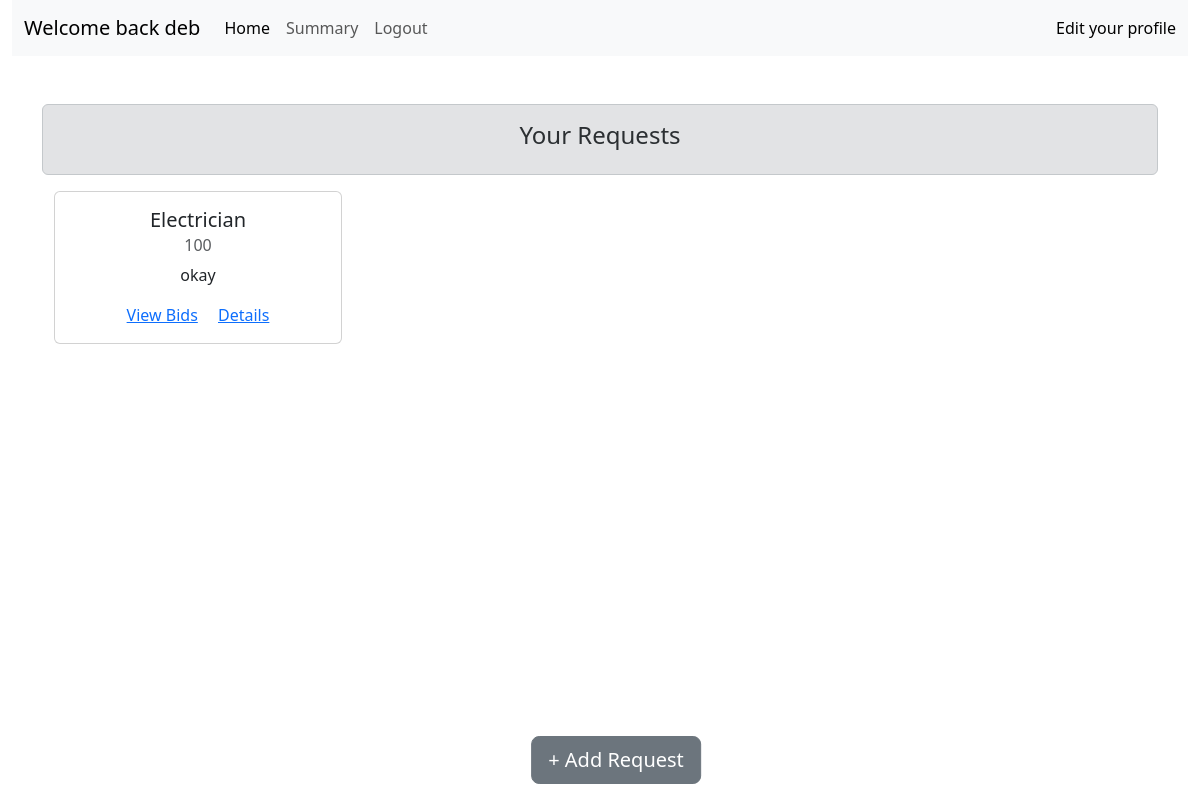
Page /consumer_dashboard (signed in) on the earlier database version.
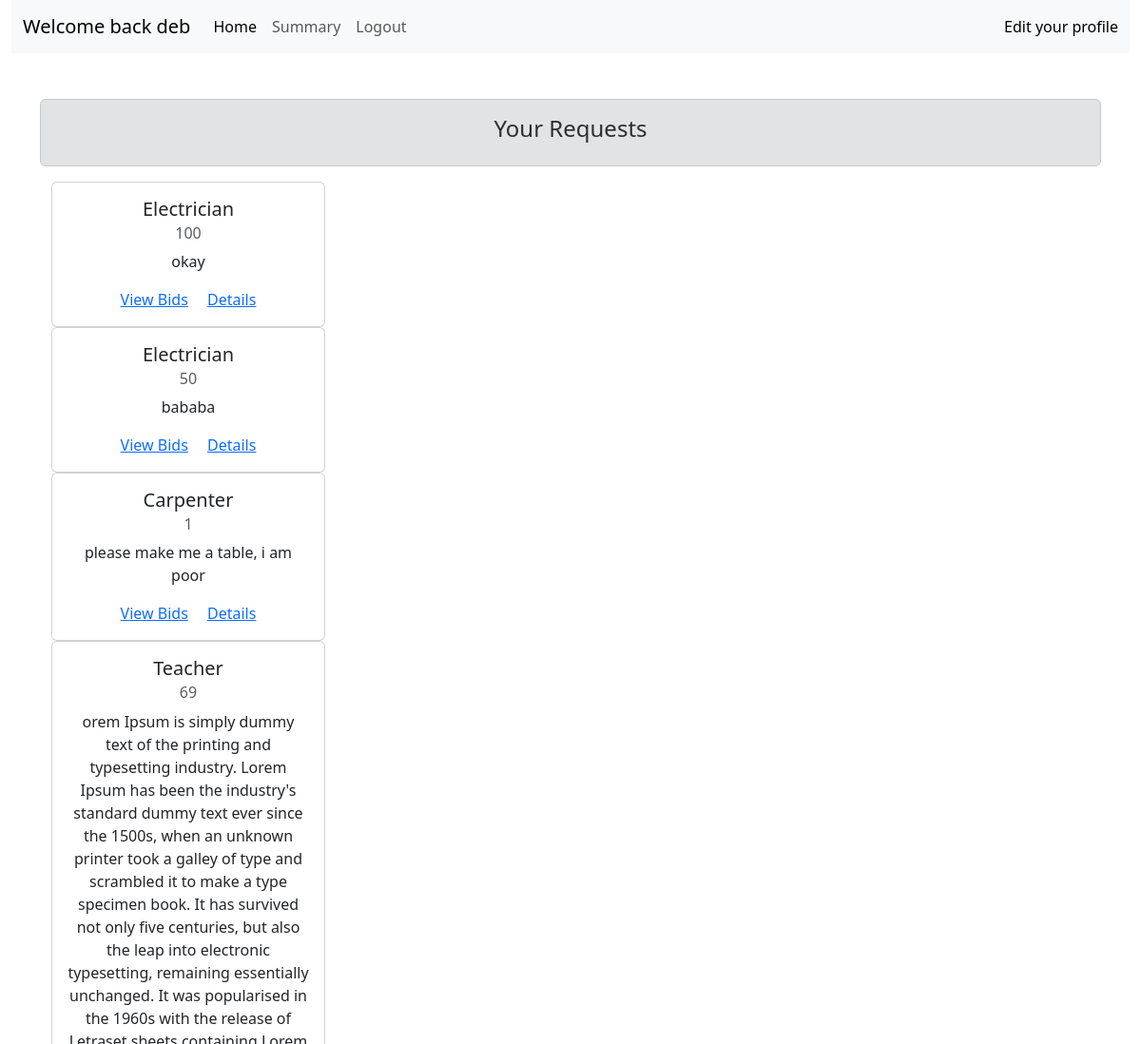
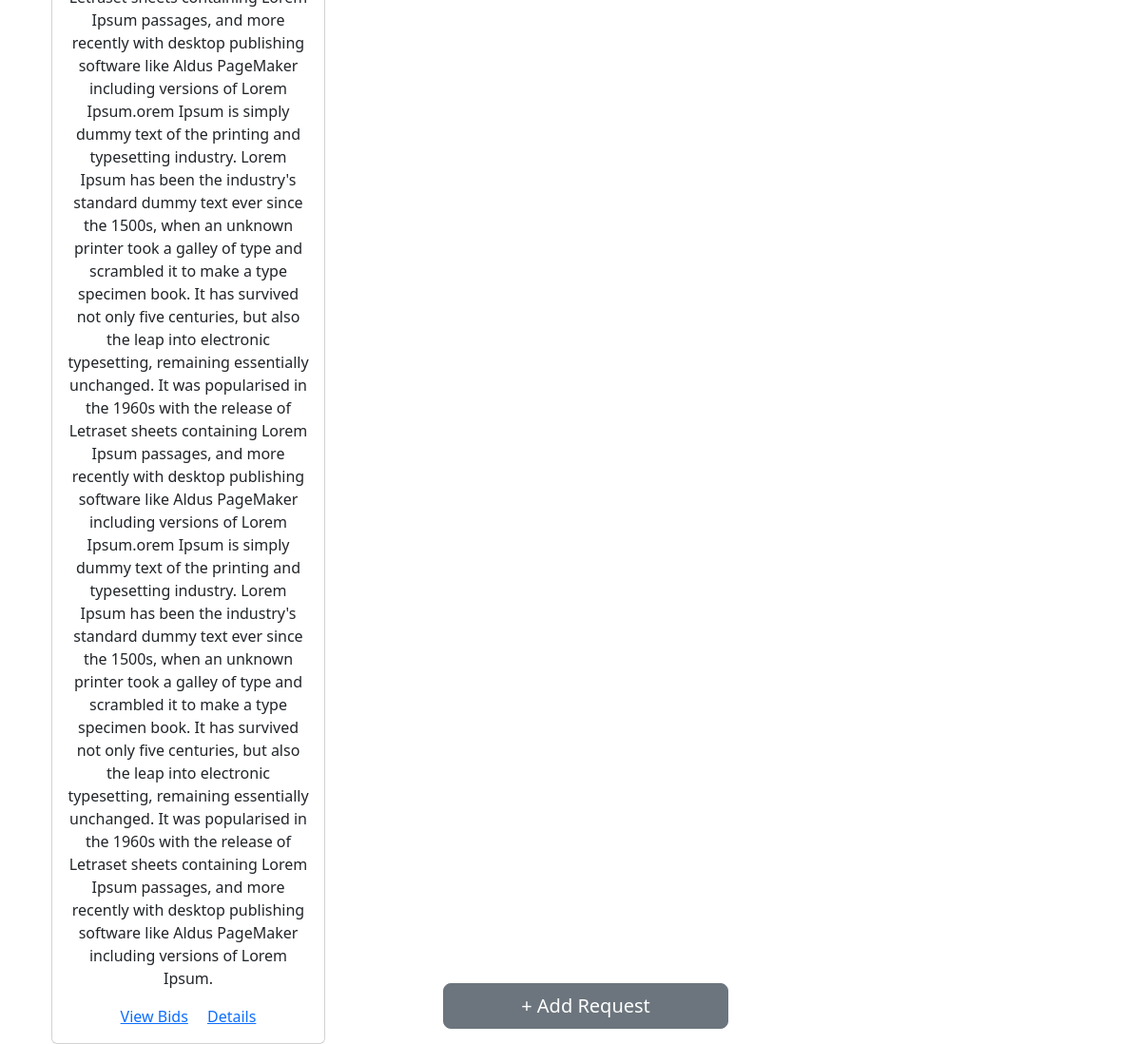
Same page on the later database version (2 pictures, top to bottom).
### app.py (models this page shows)
class users(db.Model):
    id = db.Column(db.Integer, primary_key=True)
    email = db.Column(db.String(120), unique=True, nullable=False, index=True)
    password_hash = db.Column(db.String(255), nullable=False)
    full_name = db.Column(db.String(120), nullable=False)
    latitude = db.Column(db.Float, nullable=False)
    longitude = db.Column(db.Float, nullable=False)
    radius_km = db.Column(db.Float, default=5.0)  # optional usage
    is_provider = db.Column(db.Boolean, default=False)
    is_consumer = db.Column(db.Boolean, default=False)
    created_at = db.Column(db.DateTime, default=db.func.current_timestamp())

class service_request(db.Model):
    id=db.Column(db.Integer, primary_key=True)
    consumer_id=db.Column(db.Integer, nullable=False)
    service_title=db.Column(db.String(200), nullable=False)
    service_type=db.Column(db.String(50), nullable=False)
    budget=db.Column(db.Integer, nullable=False)
    desc=db.Column(db.String(500), nullable=False)
    is_active=db.Column(db.Boolean, default=True)
    is_inprogress=db.Column(db.Boolean, default=False)
    assigned_provider_id=db.Column(db.Integer, nullable=True)
    created_at=db.Column(db.DateTime, default=db.func.current_timestamp())

### app.py (the view)
@app.route('/consumer_dashboard')
def consumer_dashboard():
    if 'user_id' not in session:
        return redirect(url_for('login'))
    id=session['user_id']
    current_user_object = users.query.get(id)
    ser_req=service_request.query.filter_by(consumer_id=id).all()
    return render_template('consumer/consumer_dashboard.html',user=current_user_object,requests=ser_req)

### templates/consumer/consumer_dashboard.html (shortened to what this page needs)
{% extends 'base.html' %}
{% block body %}
<div class="container-fluid">
  <nav class="navbar navbar-expand-lg bg-body-tertiary">
    <div class="container-fluid">
      <a class="navbar-brand" href="#">Welcome back {{user.full_name}}</a>
      <div class="collapse navbar-collapse" id="navbarText">
        <ul class="navbar-nav me-auto mb-2 mb-lg-0">
          <li class="nav-item">
            <a class="nav-link active" aria-current="page" href="#">Home</a>
          </li>
          <li class="nav-item">
            <a class="nav-link" href="#">Summary</a>
          </li>
          <li class="nav-item">
            <a class="nav-link" href="{{url_for('logout')}}">Logout</a>
          </li>
        </ul>
        <span class="navbar-text">
          <a class="nav-link" href="#">Edit your profile</a>
        </span>
      </div>
    </div>
  </nav>
</div>
<div class="container">
  <div class="alert alert-secondary mt-5 text-center" role="alert">
    <strong>
      <h4>Your Requests</h4>
    </strong>
  </div>
  <div class="container">
    <div class="row row-cols-1 row-cols-md-2 row-cols-lg-4 g-4">
      {% for request in requests %}
      <div class="col">
        <div class="card" style="width: 18rem;">
          <div class="card-body text-center">
            <h5 class="card-title">{{request.service_type}}</h5>
            <h6 class="card-subtitle mb-2 text-muted">{{request.budget}}</h6>
            <p class="card-text">{{request.desc}}</p>
            <a href="/consumer/view-lot/1" class="card-link">View Bids</a>
            <a href="/consumer/book-slot/1" class="card-link">Details</a>
          </div>
        </div>
        {% endfor %}
      </div>
    </div>
  </div>
</div>
<a href="{{url_for('add_service_request')}}"
  class="btn btn-lg btn-secondary position-fixed bottom-0 start-50 translate-middle-x m-3 z-3">+ Add Request</a>
{% endblock body %}

### templates/base.html (shortened to what this page needs)
<!DOCTYPE html>
<html lang="en">
<head>
    <link href="https://cdn.jsdelivr.net/npm/bootstrap@5.3.7/dist/css/bootstrap.min.css" rel="stylesheet"
>
    <link rel="stylesheet" href="https://unpkg.com/leaflet@1.9.4/dist/leaflet.css" />
</head>
<body>
    {% block body %}
    {% endblock body %}
</body>
</html>

Differences in the rows shown:
added service_request: service_type "Electrician", budget "50", desc "bababa"
added service_request: service_type "Carpenter", budget "1", desc "please make me a table, i am poor"
added service_request: service_type "Teacher", budget "69", desc "orem Ipsum is simply dummy text of the printing and typesetting industry. Lorem Ipsum has been the industry's standard dummy text ever since the 1500s, when an unknown printer took a galley of type and scrambled it to make a type specimen book. It has survived not only five centuries, but also the leap into electronic typesetting, remaining essentially unchanged. It was popularised in the 1960s with the release of Letraset sheets containing Lorem Ipsum passages, and more recently with desktop publishing software like Aldus PageMaker including versions of Lorem Ipsum.orem Ipsum is simply dummy text of the printing and typesetting industry. Lorem Ipsum has been the industry's standard dummy…"
